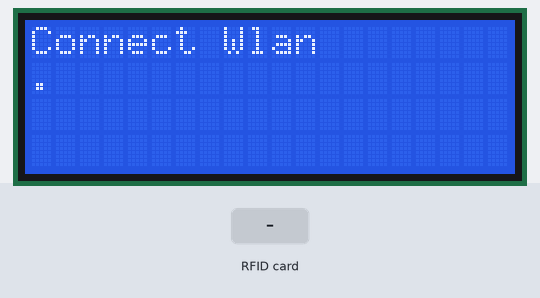
This program was run on a simulated ESP32. Shown: 20×4 character LCD. The test bench sets the inputs (shaded band). WiFi joins after 1.5 s; servers stay silent unless stated; not simulated (calls return 0 or success): env.h; what the program prints to the serial monitor is not drawn.

Above: at 0.7 s.
At 2.8 s:
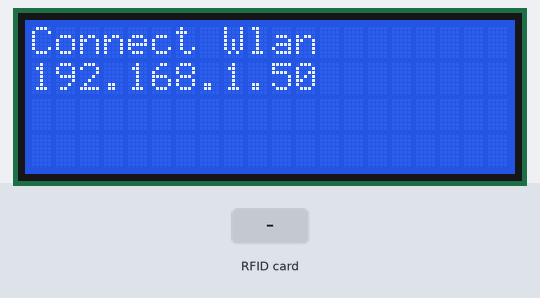
2.9 s: RFID card 5E 7A 19 C4 held to the reader
At 3.5 s:
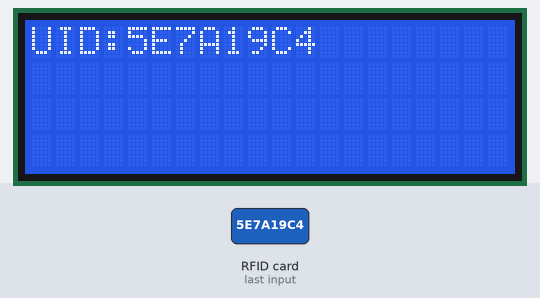
Timing chart, 0 to 5.9 s (numbered marks = the images above; inputs shaded):
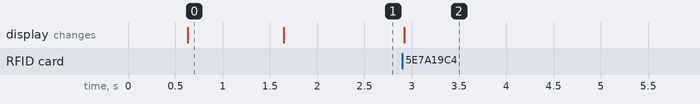

The program:

main.cpp
```cpp
#include <Arduino.h>
#include <LiquidCrystal_I2C.h> // Library for LCD
#include <SPI.h>
#include <MFRC522.h>
#include <WIFI.h>
#include "env.h"

#define SS_PIN  5  // ESP32 pin GPIO5
#define RST_PIN 27 // ESP32 pin GPIO27


// either create an env file with these in
// or uncomment and use it
// const char* ssid = "your_ssid";
// const char* password = "your_password";

const uint port = 2332;
const char* ip = "10.0.0.43";

char buffer[66] = {};

WiFiClient localClient;
MFRC522 rfid(SS_PIN, RST_PIN);
LiquidCrystal_I2C lcd(0x27, 20, 4); // I2C address 0x27, 20 column and 4 rows

typedef struct Part_s {
  char name[14];
  char spec[20];
  char footprint[16];
  char part_number[16];
}Part_t;

void print_part(Part_t * part){
  lcd.clear();
  lcd.setCursor(0, 0);
  Serial.printf("part: %.14s\n", part->name);
  lcd.printf("part: %.14s", part->name);
  lcd.setCursor(0, 1);
  Serial.printf("%.20s\n", part->spec);
  lcd.printf("%.20s", part->spec);
  lcd.setCursor(0, 2);
  Serial.printf("FP: %.16s\n", part->footprint);
  lcd.printf("FP: %.16s", part->footprint);
  lcd.setCursor(0, 3);
  Serial.printf("PN: %.16s\n", part->part_number);
  lcd.printf("PN: %.16s", part->part_number);
}

void setup() {
  Serial.begin(9600);
	Wire.begin(); // join I2C bus as the master
  SPI.begin(); // init SPI bus
  rfid.PCD_Init(); // init MFRC522
  Serial.println("started");
  lcd.init(); //initialize the lcd
  lcd.clear();
  lcd.backlight(); //open the backlight
  lcd.setCursor(0, 0);
  // print_part();

  lcd.print("Connect Wlan");
  WiFi.begin(ssid, password);

  while (WiFi.status() != WL_CONNECTED) {
    lcd.setCursor(0, 1);
    delay(500);
    lcd.print(".");
  }
  lcd.setCursor(0, 1);
  lcd.print(WiFi.localIP());
}

void loop() {
  if (rfid.PICC_IsNewCardPresent()) { // new tag is available
    if (rfid.PICC_ReadCardSerial()) { // NUID has been readed
      MFRC522::PICC_Type piccType = rfid.PICC_GetType(rfid.uid.sak);
      // print NUID in Serial Monitor in the hex format
      String UID;
      lcd.clear();
      lcd.setCursor(0, 0);
      lcd.print("UID:");
      for (int i = 0; i < rfid.uid.size; i++) {
        lcd.print(rfid.uid.uidByte[i] < 0x10 ? "0" : "");
        lcd.print(rfid.uid.uidByte[i], HEX);
      }
      rfid.PICC_HaltA(); // halt PICC
      rfid.PCD_StopCrypto1(); // stop encryption on PCD
      if (localClient.connect(ip, port)) {                 // Establish a connection
        if (localClient.connected()) {
            localClient.write(rfid.uid.uidByte, rfid.uid.size);
            delay(400);
            Serial.printf("waiting have : %d bytes", localClient.available());
            while (localClient.available() != sizeof(buffer)){
              Serial.printf("waiting have : %d bytes", localClient.available());
              delay(100);
            }

            Part_t p;
            for (int i = 0; i < sizeof(buffer); i++){
              buffer[i] = localClient.read();
            }
            // Serial.printf("%s", buffer);
            memcpy(&p, buffer, 66);
            print_part(&p);
        }
      } else {
        lcd.setCursor(0, 1);
        lcd.print("no connection");
      }
      delay(200);
    }
  }
}
```

Measured:
- after the input at 2.9 s, the display: changes at once (image 2)
- what the display in image 0 shows lasts 1.0 s, from 0.6 s to 1.6 s
